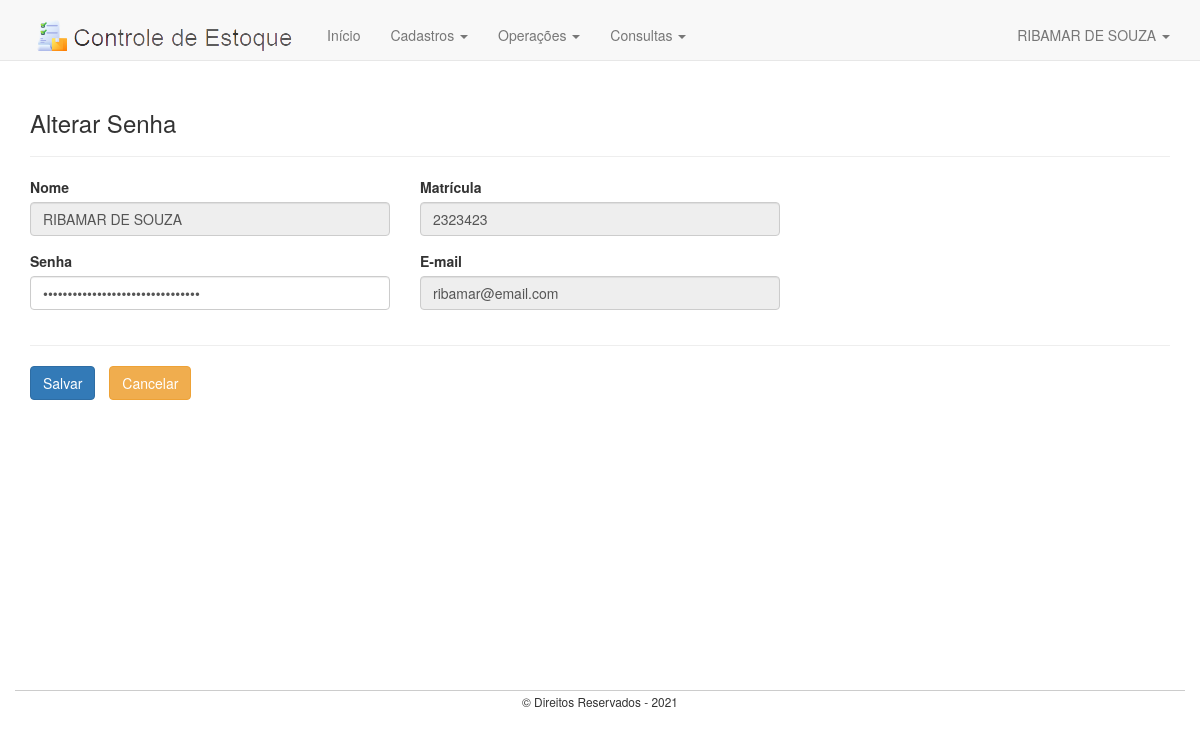
/alterar-senha.php (signed in), run on the app's committed database.
### tables this page shows
CREATE TABLE `usuarios` (
  `id_usuario` int(11) NOT NULL PRIMARY KEY AUTO_INCREMENT,
  `nome` varchar(65) NOT NULL,
  `matricula` varchar(20) NOT NULL UNIQUE,
  `email` varchar(65) NOT NULL,
  `senha` varchar(32) NOT NULL,
  `perfil` varchar(20) DEFAULT NULL,
  `ativo` boolean DEFAULT TRUE
);

### database/crud-mysqli.php (called while the page is built, shortened)
<?php
function abrirConexao()
{
	$conexao = @mysqli_connect("localhost", "root", "", "estoque")
		or die(mysqli_connect_error());
	return $conexao;
}
function executar($sql)
{
	$conexao = abrirConexao();
	$qry = @mysqli_query($conexao, $sql)
		or die(@mysqli_error($conexao));
	return $qry;
}
function consultar($tabela, $condicao = null, $campos = "*")
{
	$sql = "SELECT {$campos} FROM {$tabela} {$condicao}";
	$qry = executar($sql);
	if (!mysqli_num_rows($qry)) {
		return false;
	} else {
		while ($linha = @mysqli_fetch_assoc($qry)) {
			$dados[] = $linha;
		}
		return $dados;
	}
}

### alterar-senha.php (the view, shortened to what this page needs)
<?php include 'template/header.php' ?>
<?php
	require 'database/crud-mysqli.php';
	if (isset($_SESSION['usuario_id']) && !empty($_SESSION['usuario_id'])) {
		$id = $_SESSION['usuario_id'];
		$dados = consultar("usuarios", " where id_usuario = $id");
		if ($dados) {
			foreach ($dados as $u) {}
		} else {
			$dados = "";
		}
	}
?>
	<div class="container" style="min-height:630px;margin-top:60px">
		<h3 style="margin-top:50px">Alterar Senha</h3><hr>
		<form action="oper/alterar-senha.php" method="post">
			<div class="row">
				<div class="form-group col-md-4">
					<label>Nome</label>
					<input type="text" class="form-control" name="nome" disabled
						value="<?php echo $u['nome'] ?>">
				</div>
				<div class="form-group col-md-4">
					<label>Matrícula</label>
					<input type="text" class="form-control" name="matricula" disabled
						value="<?php echo $u['matricula'] ?>">
				</div>
			</div>
			<div class="row">
				<div class="form-group col-md-4">
					<label>Senha</label>
					<input type="password" class="form-control" name="senha" required
						value="<?php echo $u['senha'] ?>">
				</div>
				<div class="form-group col-md-4">
					<label>E-mail</label>
					<input type="email" class="form-control" name="email" disabled
						value="<?php echo $u['email'] ?>">
				</div>
			</div><hr>
			<button type="submit" name="submit" class="btn btn-primary">Salvar</button>
			<a href="index.php" class="btn btn-warning">Cancelar</a>
		</form>
	</div>
<?php include 'template/footer.php' ?>

### data on the page
usuarios: nome "RIBAMAR DE SOUZA", matricula "2323423", email "ribamar@email.com"

### other printed values
$_SESSION['usuario_nome'] "RIBAMAR DE SOUZA"
